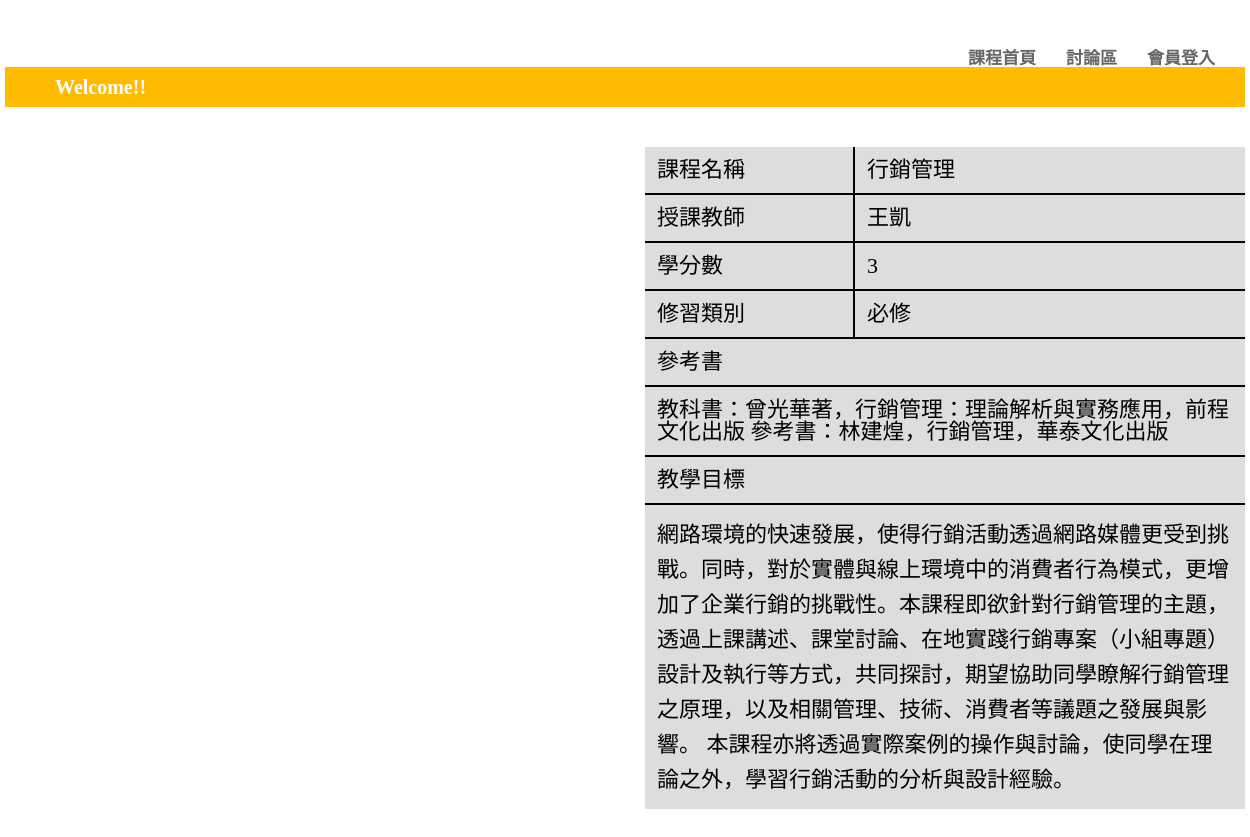
Screenshot of /information.php?name=王凱 with the database file from the repository.
### tables this page shows
CREATE TABLE `information` (
  `subject` text NOT NULL,
  `name` text NOT NULL,
  `credit` int(5) NOT NULL,
  `category` text NOT NULL,
  `book` text NOT NULL,
  `objectives` text NOT NULL
);

### information.php (the view, shortened to what this page needs)
<!DOCTYPE html>
<html lang="en">
<head>
    <link rel="stylesheet" href="information.css">
</head>
<body>
<div class="wrap">
        <div class="header">
            <div class="logo">
                <a href="home.php"><img src="https://scontent.fkhh1-1.fna.fbcdn.net/v/t1.0-9/59887336_2148001515320668_3034674628355162112_n.jpg?_nc_cat=102&_nc_ht=scontent.fkhh1-1.fna&oh=3e3b0a3597d9b5d9d1618160a6ef6f59&oe=5D5B49C3" alt=""></a>
            </div>
            <div class="function">
             <div class="list">
                 <ul>
                     <li><a href="#">課程首頁</a></li>
                     <li><a href="#">討論區</a></li>
                     <li><a href="signin.php">會員登入</a></li>
                </ul>
            </div>
            </div>
            <div class="title">
                <div class="welcome"><marquee scrollamount="10" behavior="alternate">Welcome!!</marquee></div>
            </div>
        </div>
    <div class="content">
   <div class="classinfo">
   <?php
          $name=$_GET['name'];
        if($name){
         echo "<div class='info'>";
            $link=@mysqli_connect('localhost','root','jing1030','php');
         $sql_information="SELECT * FROM information  where name='$name'";
          if($information_result=mysqli_query($link,$sql_information)){
              echo "<table  width=600  border=2>";
              while($row=mysqli_fetch_assoc($information_result))
             {
                 echo "<tr><td class='t'>課程名稱</td><td class='detail'>".$row["subject"]."</td></tr>";
                 echo "<tr><td class='t'>授課教師</td><td class='detail'>".$row["name"]."</td></tr>";
                 echo "<tr><td class='t'>學分數</td><td class='detail'>".$row["credit"]."</td></tr>";
                 echo "<tr><td class='t'>修習類別</td><td class='detail'>".$row["category"]."</td></tr>";
              }
              echo "</table>";
         }
         if($information_result=mysqli_query($link,$sql_information)){
            echo "<table  width=600  border=2>";
            while($row=mysqli_fetch_assoc($information_result))
           {
               echo "<tr><td class='t2'>參考書</td></tr>";
               echo "<tr><td class='t2'>".$row["book"]."</td></tr>";
               echo "<tr><td class='t2'>教學目標</td></tr>";
               echo "<tr><td class='detail2'>".$row["objectives"]."</td></tr>";
            }
            echo "</table>";
       }
       echo"</div>";
        }
         ?>
   </div>
    </div>
    </div>
</body>
</html>

### information.css (style rules this page uses)
html, body, div, span, applet, object, iframe, h1, h2, h3, h4, h5, h6, p, blockquote, pre, a, abbr, acronym, address, big, cite, code, del, dfn, em, img, ins, kbd, q, s, samp, small, strike, strong, sub, sup, tt, var, b, u, i, center, dl, dt, dd, ol, ul, li, fieldset, form, label, legend, table, caption, tbody, tfoot, thead, tr, th, td, article, aside, canvas, details, embed, figure, figcaption, footer, header, hgroup, menu, nav, output, ruby, section, summary, time, mark, audio, video { margin: 0; padding: 0; border: 0; font-size: 100%; font: inherit; vertical-align: baseline; }
body { line-height: 1; }
ol, ul { list-style: none; }
table { border-collapse: collapse; border-spacing: 0; }
a { text-decoration:none; }
.wrap { width: 1240px; margin: 0 auto; font-family: 微軟正黑體; }
.logo { float: left; width: 500px; }
.logo img { width: 50%; padding: 10px 0px 0px 55px; }
.title { height: 40px; background-color: #FFBB00; }
.welcome { margin-left: 50px; float: left; width: 80%; font-size: 20px; padding-top: 10px; color: #ffffff; font-weight: bold; }
.function { float:right; padding-top: 50px; }
.list { float:left; }
.list li { float:left; padding-right: 30px; font-size: 17px; font-weight: bolder; font-family: 微軟正黑體; }
.list li a { color: #666666 ; }
.info { margin-top: 40px; float: right; margin-bottom: 100px; }
table { background-color: #dddddd; }
table td { padding:12px; font-size: 22px; font-family: 微軟正黑體; }
table .t { width: 200px; border-right: 2px solid #000000; border-bottom: 2px solid #000000; }
table .detail { width: 400px; border-bottom: 2px solid #000000; }
table .t2 { border-bottom: 2px solid #000000; }
table .detail2 { line-height: 35px; }

### rows the page displays
information: subject "行銷管理", name "王凱", credit "3", category "必修", book "教科書：曾光華著，行銷管理：理論解析與實務應用，前程文化出版 參考書：林建煌，行銷管理，華泰文化出版", objectives "網路環境的快速發展，使得行銷活動透過網路媒體更受到挑戰。同時，對於實體與線上環境中的消費者行為模式，更增加了企業行銷的挑戰性。本課程即欲針對行銷管理的主題，透過上課講述、課堂討論、在地實踐行銷專案（小組專題）設計及執行等方式，共同探討，期望協助同學瞭解行銷管理之原理，以及相關管理、技術、消費者等議題之發展與影響。 本課程亦將透過實際案例的操作與討論，使同學在理論之外，學習行銷活動的分析與設計經驗。"
